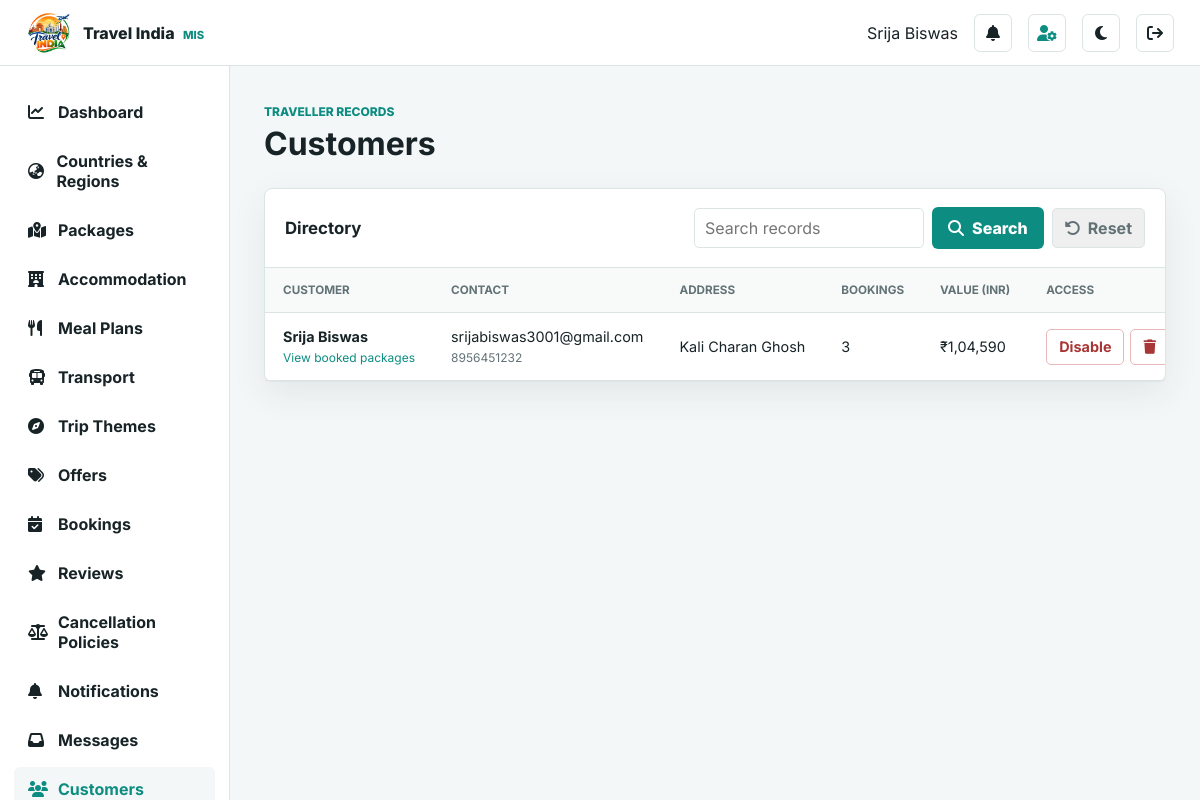
The page /admin/customers.php (signed in) on the database its author committed.
### tables this page shows
CREATE TABLE `users` (
  `email` varchar(500) NOT NULL,
  `name` varchar(500) NOT NULL,
  `password` varchar(500) NOT NULL,
  `address` varchar(500) DEFAULT NULL,
  `phone` varchar(20) DEFAULT NULL,
  `is_active` tinyint(1) NOT NULL DEFAULT '1',
  `created_at` timestamp NOT NULL DEFAULT CURRENT_TIMESTAMP,
  `profile_image` varchar(255) DEFAULT NULL,
  `alt_phone` varchar(20) DEFAULT NULL,
  `city` varchar(120) DEFAULT NULL,
  `state` varchar(120) DEFAULT NULL,
  `postal_code` varchar(12) DEFAULT NULL,
  `country` varchar(80) NOT NULL DEFAULT 'India',
  `medical_issues` text,
  `date_of_birth` date DEFAULT NULL,
  `gender` varchar(30) DEFAULT NULL,
  `is_pwd` tinyint(1) NOT NULL DEFAULT '0',
  `pwd_details` varchar(500) DEFAULT NULL,
  PRIMARY KEY (`email`)
);

### security.php (called while the page is built, shortened)
<?php
function e(mixed $value): string { return htmlspecialchars((string)$value, ENT_QUOTES, 'UTF-8'); }
function inr(mixed $amount): string
{
    $number = number_format((float)$amount, 2, '.', '');
    [$whole, $decimal] = explode('.', $number);
    $lastThree = substr($whole, -3);
    $rest = substr($whole, 0, -3);
    if ($rest !== '') $lastThree = preg_replace('/\B(?=(\d{2})+(?!\d))/', ',', $rest) . ',' . $lastThree;
    return '₹' . $lastThree . ($decimal === '00' ? '' : '.' . $decimal);
}

### admin/customers.php (the view, shortened to what this page needs)
<?php
require_once '_bootstrap.php';require_admin_permission('customers.view');$db=admin_db();
$customers=$db->query('SELECT u.*,COUNT(b.id) booking_count,COALESCE(SUM(b.total_amount),0) booking_value FROM users u LEFT JOIN bookings b ON b.user_email=u.email GROUP BY u.email ORDER BY u.created_at DESC');$pageTitle='Customers';include '_header.php';?>
<div class="page-head"><div><span>Traveller records</span><h1>Customers</h1></div></div>
<section class="panel"><div class="table-wrap"><table><thead><tr><th>Customer</th><th>Contact</th><th>Address</th><th>Bookings</th><th>Value (INR)</th><th>Access</th></tr></thead><tbody><?php while($u=$customers->fetch_assoc()):?><tr><td><a class="customer-link" href="customers.php?view=<?php echo urlencode($u['email']);?>"><strong><?php echo e($u['name']);?></strong><small>View booked packages</small></a></td><td><?php echo e($u['email']);?><small><?php echo e($u['phone']);?></small></td><td><?php echo e($u['address']);?></td><td><?php echo (int)$u['booking_count'];?></td><td><?php echo inr($u['booking_value']);?></td><td><div class="action-row"><form method="post"><?php echo csrf_input();?><input type="hidden" name="action" value="access"><input type="hidden" name="email" value="<?php echo e($u['email']);?>"><input type="hidden" name="is_active" value="<?php echo $u['is_active']?0:1;?>"><button class="<?php echo $u['is_active']?'danger':'primary-btn';?>"><?php echo $u['is_active']?'Disable':'Enable';?></button></form><form method="post" onsubmit="return confirm('Delete this customer account? Booking history will be retained.')"><?php echo csrf_input();?><input type="hidden" name="action" value="delete"><input type="hidden" name="email" value="<?php echo e($u['email']);?>"><button class="danger" title="Delete customer"><i class="fa-solid fa-trash"></i></button></form></div></td></tr><?php endwhile;?></tbody></table></div></section><?php include '_footer.php';?>

### css/admin.css (style rules this page uses)
:root { --ink:#172326;--muted:#637276;--page:#f4f7f7;--surface:#fff;--line:#dce4e5;--brand:#0d8d82;--brand-dark:#087167;--accent:#f59b35;--danger:#a93636;--shadow:0 12px 35px rgba(20,45,49,.08) }
* { box-sizing:border-box }
body { margin:0;background:var(--page);color:var(--ink);font-family:Inter,"Segoe UI",sans-serif }
a { color:inherit;text-decoration:none }
button,input,select,textarea { font:inherit }
.page-head { display:flex;align-items:flex-end;justify-content:space-between;gap:20px;margin-bottom:25px }
.page-head>div>span { color:var(--brand);font-size:.75rem;font-weight:800;text-transform:uppercase }
.page-head h1 { margin:4px 0 0;font-size:2rem }
.panel,.message-card { margin-bottom:24px;border:1px solid var(--line);border-radius:8px;background:var(--surface);box-shadow:var(--shadow) }
.table-wrap { overflow:auto }
table { width:100%;border-collapse:collapse }
th,td { padding:15px 18px;border-bottom:1px solid var(--line);text-align:left;vertical-align:middle;white-space:nowrap }
th { background:#f8fafa;color:var(--muted);font-size:.73rem;text-transform:uppercase }
td { font-size:.9rem }
td small { display:block;margin-top:5px;color:var(--muted) }
.danger { min-height:36px;padding:0 12px;border:1px solid #e8b8b8;border-radius:5px;background:#fff;color:var(--danger);font-weight:700 }
.action-row { display:flex;align-items:center;gap:7px }
.action-row form { margin:0 }
.customer-link { display:block;color:var(--ink) }
.customer-link small { color:var(--brand)!important }
.action-row { display:flex;align-items:center;gap:6px }
:root { --admin-field-bg:var(--surface);--admin-sidebar-bg:var(--surface);--admin-sidebar-ink:var(--ink);--admin-sidebar-hover:var(--page);--admin-sidebar-active:var(--brand);--admin-soft-bg:#e5f5f3;--admin-soft-ink:#12665f;--admin-soft-border:#9ddbd4;--admin-danger-bg:#faeaea;--admin-danger-border:#e8b8b8 }
html { min-width:320px;background:var(--page) }
body { min-width:320px;overflow-x:hidden }
.admin-content>.panel,.admin-content>.report-grid,.admin-content>.message-grid,.admin-content>.booking-detail-grid { max-width:100% }
.table-wrap { width:100%;max-width:100%;overflow-x:auto;-webkit-overflow-scrolling:touch }
.table-wrap table { min-width:760px }

### rows shown on the page
users: name "Srija Biswas", email "srijabiswas3001@gmail.com", phone "8956451232", address "Kali Charan Ghosh", booking_count "3", booking_value "₹1,04,590", is_active "Disable"

### other values the page prints
$_SESSION['admin_name'] "Srija Biswas"
$item[1] "Dashboard"
$item[1] "Countries & Regions"
$item[1] "Packages"
$item[1] "Accommodation"
$item[1] "Meal Plans"
$item[1] "Transport"
$item[1] "Trip Themes"
$item[1] "Offers"
$item[1] "Bookings"
$item[1] "Reviews"
$item[1] "Cancellation Policies"
$item[1] "Notifications"
$item[1] "Messages"
$item[1] "Customers"
